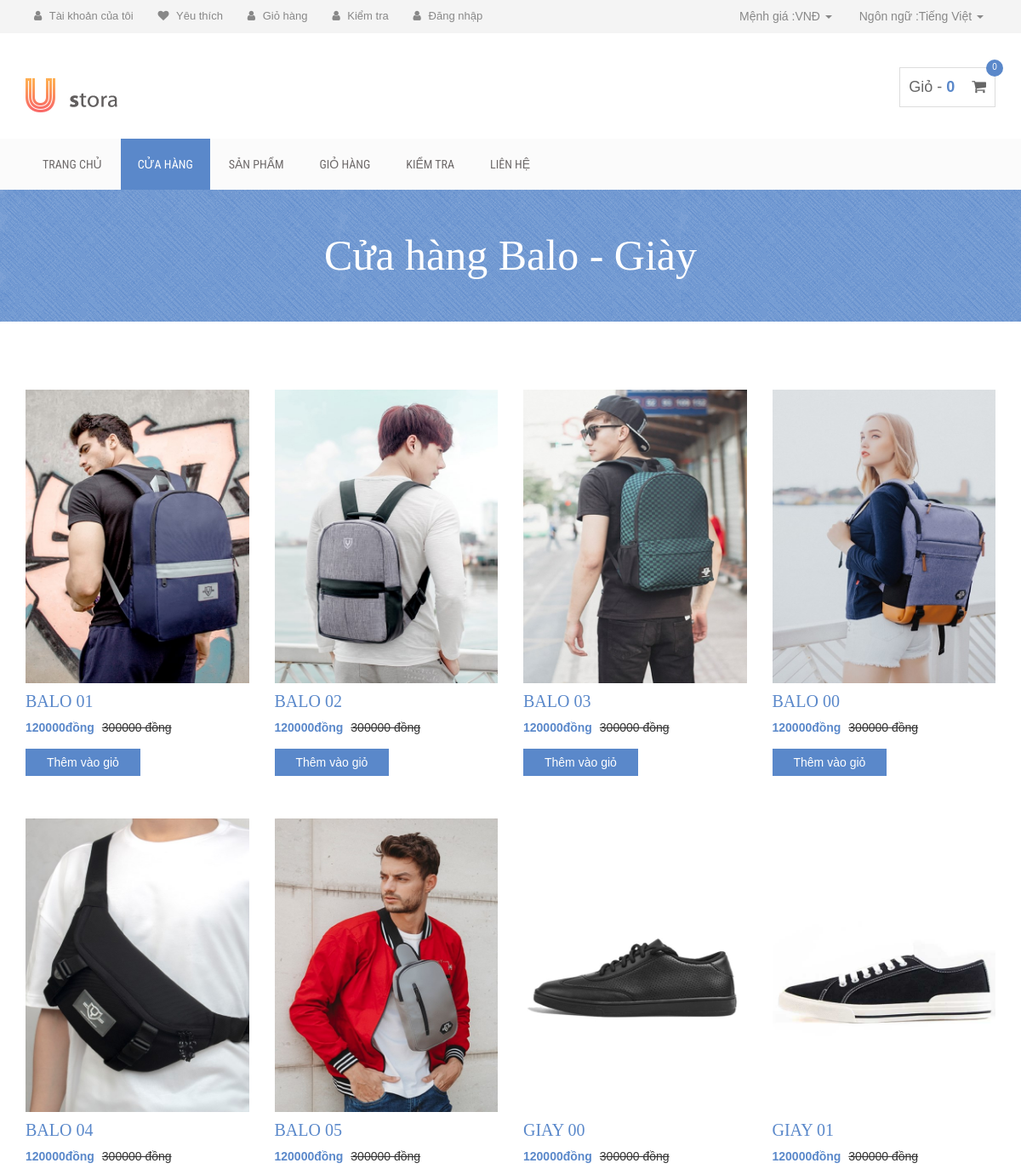
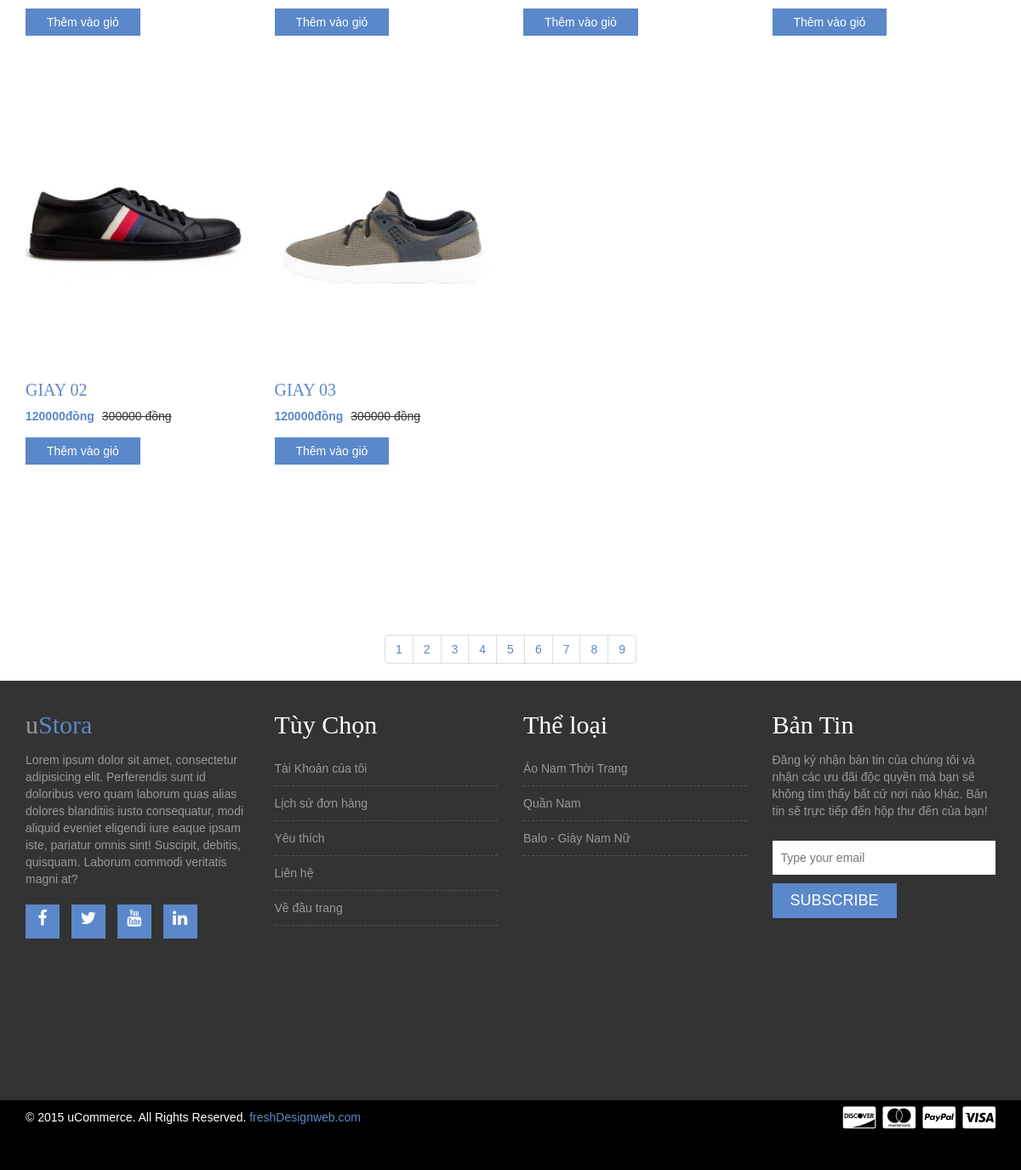
/Nhom10_WebsiteBanPhuKienThoiTrang/ViewShop.php, run on the app's committed database (2 pictures, top to bottom).
### tables this page shows
CREATE TABLE IF NOT EXISTS `SANPHAM` (
  `ID` varchar(4) NOT NULL,
  `TenSP` varchar(15) NOT NULL,
  `Gia` varchar(50) NOT NULL,
  `fileIMG` varchar(50) NOT NULL,
  PRIMARY KEY (`ID`)
);

### Nhom10_WebsiteBanPhuKienThoiTrang/controller/Controller.php (called while the page is built, shortened)
<?php
include_once("model/Model.php");
	class changePage{
		public $model;
		public function __construct()
		{
			$this->model = new Model();
		}
		public function ChangePage(){
			$page = $_GET['Page'];
			$Lists = $this->model->getProD($page);
			include 'view/ViewList.php';
		}
	}
?>

### Nhom10_WebsiteBanPhuKienThoiTrang/ViewShop.php (called while the page is built)
<?php
	include_once("controller/Controller.php");
	$changepage = new changePage();
	$changepage->ChangePage();
?>

### Nhom10_WebsiteBanPhuKienThoiTrang/model/Model.php (called while the page is built, shortened)
<?php
include_once("model/Product.php");
class Model {
	public function getProD($check){
		$servername = "localhost";
		$username = "root";
		$password = "";
		$trang = 0;
		$typeProD = $check;
		$conn = new mysqli($servername, $username, $password,"quanly_mysql");
		if ($typeProD == "AO"){
			$sql = "SELECT ID,TENSP,GIA,FILEIMG FROM SANPHAM WHERE ID LIKE 'AO{$trang}%'";
		}
		else if ($typeProD == "QU" || $typeProD =="QUAN"){
			$sql = "SELECT ID,TENSP,GIA,FILEIMG FROM SANPHAM WHERE ID LIKE 'QU{$trang}%'";
		}
		else $sql= "SELECT ID,TENSP,GIA,FILEIMG FROM SANPHAM WHERE ID LIKE 'BL{$trang}%' OR ID LIKE 'GI{$trang}%'";
		$result = $conn->query($sql);
		if (mysqli_num_rows($result) > 0) {
			while($row = mysqli_fetch_assoc($result)) {
				$x = new Product($row["ID"],$row["TENSP"],$row["GIA"],$row["FILEIMG"]);
				$a[$row["ID"]]=$x;
			}
			} else {
				$a="X";
			}
		return $a;
	}
}
?>

### Nhom10_WebsiteBanPhuKienThoiTrang/model/Product.php (called while the page is built, shortened)
<?php
class Product {
	public function __construct($ProID,$name, $cost, $IMG)
    {
    	$this->ID_Pro = $ProID;
        $this->name = $name;
	    $this->cost = $cost;
	    $this->IMG = $IMG;
    }
}
?>

### Nhom10_WebsiteBanPhuKienThoiTrang/view/ViewList.php (the view, shortened to what this page needs)
<html lang="en">
  <head>
    <link rel="stylesheet" href="https://cdnjs.cloudflare.com/ajax/libs/font-awesome/4.7.0/css/font-awesome.min.css">
    <link rel="stylesheet" href="css/bootstrap.min.css">
    <link rel="stylesheet" href="css/font-awesome.min.css">
    <link rel="stylesheet" href="css/owl.carousel.css">
    <link rel="stylesheet" href="style.css">
    <link rel="stylesheet" href="css/responsive.css">
  </head>
<body onload="onLoadCookie()">
    <div class="header-area">
        <div class="container">
            <div class="row">
                <div class="col-md-8">
                    <div class="user-menu">
                        <ul>
                            <li><a href="ViewInfo.php"><i class="fa fa-user"></i> Tài khoản của tôi</a></li>
                            <li><a href="#"><i class="fa fa-heart"></i> Yêu thích </a></li>
                            <li><a href="cart.html"><i class="fa fa-user"></i> Giỏ hàng</a></li>
                            <li><a href="checkout.php"><i class="fa fa-user"></i> Kiểm tra</a></li>
                            <li id = "Account"><a href="login.html"><i class="fa fa-user"></i> Đăng nhập</a></li>
                        </ul>
                    </div>
                </div>
                <div class="col-md-4">
                    <div class="header-right">
                        <ul class="list-unstyled list-inline">
                            <li class="dropdown dropdown-small">
                                <a data-toggle="dropdown" data-hover="dropdown" class="dropdown-toggle" href="#"><span class="key">Mệnh giá :</span><span class="value">VNĐ </span><b class="caret"></b></a>
                            </li>
                            <li class="dropdown dropdown-small">
                                <a data-toggle="dropdown" data-hover="dropdown" class="dropdown-toggle" href="#"><span class="key">Ngôn ngữ :</span><span class="value">Tiếng Việt </span><b class="caret"></b></a>
                            </li>
                        </ul>
                    </div>
                </div>
            </div>
        </div>
    </div>
    <div class="site-branding-area">
        <div class="container">
            <div class="row">
                <div class="col-sm-6">
                    <div class="logo">
                        <h1><a href="./"><img src="img/logo.png"></a></h1>
                    </div>
                </div>
                <div class="col-sm-6">
                    <div class="shopping-item">
                        <a href="cart.html" id ="CartAll">Giỏ - <span id = "Cart-money" class="cart-amunt"></span> <i class="fa fa-shopping-cart"></i> <span id="Cart-count" class="product-count"></span></a>
                    </div>
                </div>
            </div>
        </div>
    </div>
    <div class="mainmenu-area">
        <div class="container">
            <div class="row">
                <div class="navbar-collapse collapse">
                    <ul class="nav navbar-nav">
                        <li><a href="MainPage.php">Trang chủ</a></li>
                          <li class="dropdown active">
                       <a class="dropbtn" disable>Cửa hàng</a>
                       </li>
                        <li><a href="ViewProduct.php?ID=AO01">Sản Phẩm</a></li>
                        <li><a href="cart.html">Giỏ hàng</a></li>
                        <li><a href="checkout.php">Kiểm tra</a></li>
                        <li><a href="contact.html">Liên hệ</a></li>
                    </ul>
                </div>
            </div>
        </div>
    </div>
    <div class="product-big-title-area">
        <div class="container">
            <div class="row">
                <div class="col-md-12">
                    <div class="product-bit-title text-center">
                    	<?php
                    		$PAGE = $_GET['Page'];
                    		if ($PAGE == "AO"){
                        		echo '<h2 style="font-family: Times New Roman;">Cửa hàng Áo</h2>';
        					}
                    		else if ($PAGE == "QUAN"){
                        		echo '<h2 style="font-family: Times New Roman;">Cửa hàng Quần</h2>';
        					}
                    		else{
                        		echo '<h2 style="font-family: Times New Roman;">Cửa hàng Balo - Giày</h2>';
        					}
        		?>
                    </div>
                </div>
            </div>
        </div>
    </div>
    <div class="single-product-area">
        <div class="container">
            <div class="row">
	<?php
	if ($Lists == "X"){}
	else {
		foreach ($Lists as $ID_Pro => $Pro)
		{
			echo '<div class="col-md-3 col-sm-6"><div class="single-shop-product"><div class="product-upper">';
        	echo '<img src="'.$Pro->IMG.'" alt="" style="height:345px;width:480px">';
            echo '</div><h2><a href="ViewProduct.php?ID='.$Pro->ID_Pro.'">'.$Pro->name.'</a></h2><div class="product-carousel-price">';
            echo '<ins>'.$Pro->cost.'đồng</ins> <del>300000 đồng</del>';
            echo '</div><div class="product-option-shop"><a class="add_to_cart_button" data-quantity="1" data-product_sku="" data-product_id="70" rel="nofollow" href="#" onclick = "setCookie('.$Pro->cost.', \''.$Pro->IMG.'\' , \''.$Pro->name.'\')">Thêm vào giỏ</a></div></div></div>';
		}
	}
	?>
			</div>
		</div>
	</div>
<div class="row">
                <div class="col-md-12">
                    <div class="product-pagination text-center">
                        <nav>
                          <ul class="pagination">
						<?php
							$typePage = $_GET['Page'];
                            echo '<li><a href="ViewShop.php?Page='.$typePage.'&Trang=1">1</a></li>';
                            echo '<li><a href="ViewShop.php?Page='.$typePage.'&Trang=2">2</a></li>';
							echo '<li><a href="ViewShop.php?Page='.$typePage.'&Trang=3">3</a></li>';
							echo '<li><a href="ViewShop.php?Page='.$typePage.'&Trang=4">4</a></li>';
							echo '<li><a href="ViewShop.php?Page='.$typePage.'&Trang=5">5</a></li>';
							echo '<li><a href="ViewShop.php?Page='.$typePage.'&Trang=6">6</a></li>';
							echo '<li><a href="ViewShop.php?Page='.$typePage.'&Trang=7">7</a></li>';
							echo '<li><a href="ViewShop.php?Page='.$typePage.'&Trang=8">8</a></li>';
							echo '<li><a href="ViewShop.php?Page='.$typePage.'&Trang=9">9</a></li>';
						?>
                          </ul>
                        </nav>
                    </div>
                </div>
            </div>
    <div class="footer-top-area">
        <div class="container">
            <div class="row">
                <div class="col-md-3 col-sm-6">
                    <div class="footer-about-us">
                        <h2>u<span>Stora</span></h2>
                        <p>Lorem ipsum dolor sit amet, consectetur adipisicing elit. Perferendis sunt id doloribus vero quam laborum quas alias dolores blanditiis iusto consequatur, modi aliquid eveniet eligendi iure eaque ipsam iste, pariatur omnis sint! Suscipit, debitis, quisquam. Laborum commodi veritatis magni at?</p>
                        <div class="footer-social">
                            <a href="#" target="_blank"><i class="fa fa-facebook"></i></a>
                            <a href="#" target="_blank"><i class="fa fa-twitter"></i></a>
                            <a href="#" target="_blank"><i class="fa fa-youtube"></i></a>
                            <a href="#" target="_blank"><i class="fa fa-linkedin"></i></a>
                        </div>
                    </div>
                </div>
                 <div class="col-md-3 col-sm-6">
                    <div class="footer-menu">
                        <h2 class="footer-wid-title" style="font-family: Times New Roman;">Tùy Chọn</h2>
                        <ul>
                            <li><a href="#">Tài Khoản của tôi</a></li>
                            <li><a href="#">Lịch sử đơn hàng</a></li>
                            <li><a href="#">Yêu thích</a></li>
                            <li><a href="contact.html">Liên hệ</a></li>
                            <li><a href="#">Về đầu trang</a></li>
                        </ul>
                    </div>
                </div>
                <div class="col-md-3 col-sm-6">
                    <div class="footer-menu">
                        <h2 class="footer-wid-title" style="font-family: Times New Roman;">Thể loại</h2>
                        <ul>
                            <li><a href="ViewShop.php?Page=AO">Áo Nam Thời Trang</a></li>
                            <li><a href="ViewShop.php?Page=QUAN">Quần Nam</a></li>
                            <li><a href="ViewShop.php?Page=KHAC">Balo - Giày Nam Nữ</a></li>
                        </ul>
                    </div>
                </div>
                <div class="col-md-3 col-sm-6">
                    <div class="footer-newsletter">
                        <h2 class="footer-wid-title" style="font-family: Times New Roman;">Bản Tin</h2>
                        <p>Đăng ký nhận bản tin của chúng tôi và nhận các ưu đãi độc quyền mà bạn sẽ không tìm thấy bất cứ nơi nào khác. Bản tin sẽ trực tiếp đến hộp thư đến của bạn!</p>
                        <div class="newsletter-form">
                            <form action="#">
                                <input type="email" placeholder="Type your email">
                                <input type="submit" value="Subscribe">
                        </div>
                    </div>
                </div>
            </div>
        </div>
    </div>
    <div class="footer-bottom-area">
        <div class="container">
            <div class="row">
                <div class="col-md-8">
                    <div class="copyright">
                       <p>&copy; 2015 uCommerce. All Rights Reserved. <a href="http://www.freshdesignweb.com" target="_blank">freshDesignweb.com</a></p>
                    </div>
                </div>
                <div class="col-md-4">
                    <div class="footer-card-icon">
                        <i class="fa fa-cc-discover"></i>
                        <i class="fa fa-cc-mastercard"></i>
                        <i class="fa fa-cc-paypal"></i>
                        <i class="fa fa-cc-visa"></i>
                    </div>
                </div>
            </div>
        </div>
    </div>
  </body>
</html>
</body>
</html>

### data on the page
sanpham: fileIMG (picture), TenSP "BALO 01", Gia "120000"
sanpham: fileIMG (picture), TenSP "BALO 02", Gia "120000"
sanpham: fileIMG (picture), TenSP "BALO 03", Gia "120000"
sanpham: fileIMG (picture), TenSP "BALO 00", Gia "120000"
sanpham: fileIMG (picture), TenSP "BALO 04", Gia "120000"
sanpham: fileIMG (picture), TenSP "BALO 05", Gia "120000"
sanpham: fileIMG (picture), TenSP "GIAY 00", Gia "120000"
sanpham: fileIMG (picture), TenSP "GIAY 01", Gia "120000"
sanpham: fileIMG (picture), TenSP "GIAY 02", Gia "120000"
sanpham: fileIMG (picture), TenSP "GIAY 03", Gia "120000"
